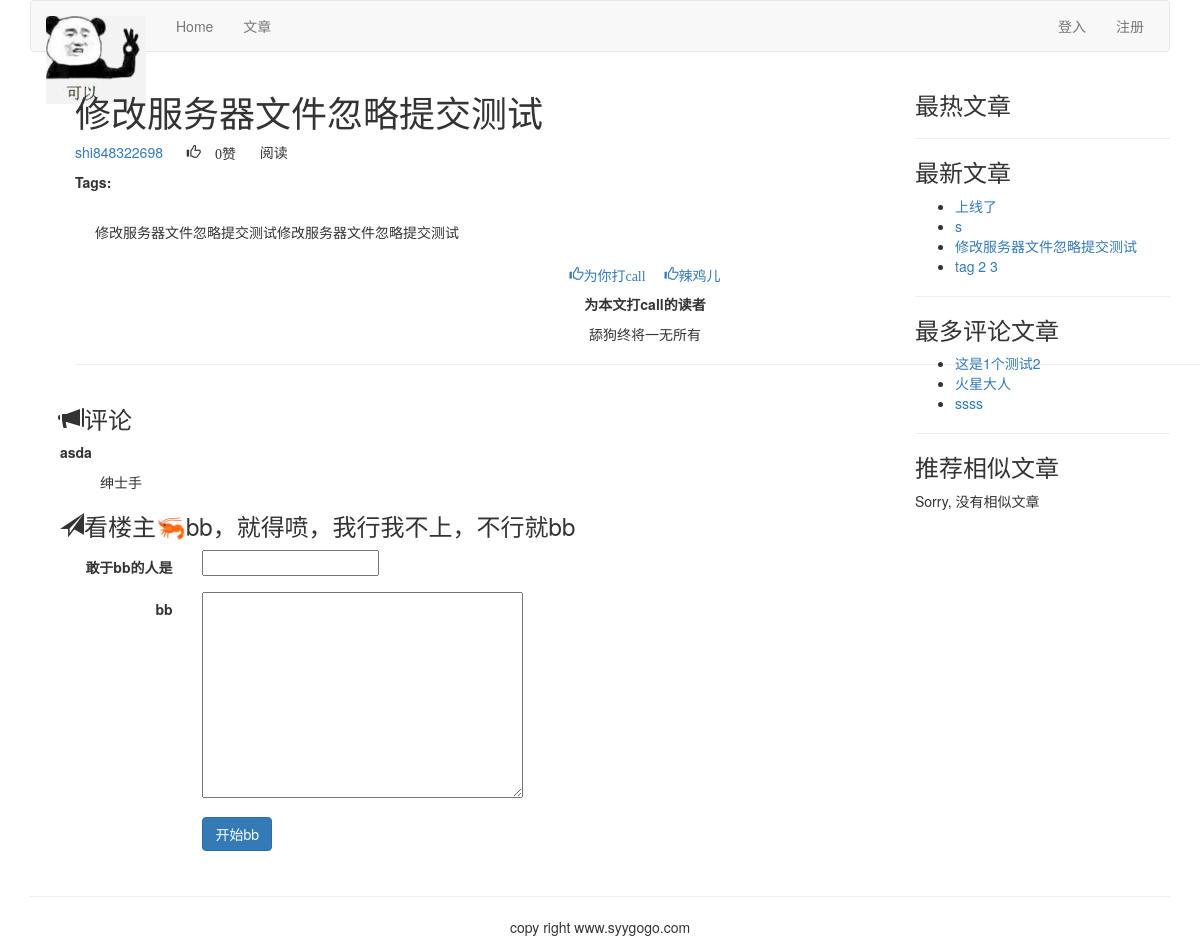
/article/article-content/17/Xiu-Gai-Fu-Wu-Qi-Wen-Jian-Hu-Lue-Ti-Jiao-Ce-Shi/, run on the app's committed database.
### article/models.py (models this page shows, shortened)
class ArticlePost(models.Model):
    author = models.ForeignKey(User, on_delete=models.CASCADE, related_name="article")
    title = models.CharField(max_length=200)
    slug = models.SlugField(max_length=500)
    column = models.ForeignKey(ArticleColumn, on_delete=models.CASCADE, related_name="article_column")
    body = models.TextField()
    created = models.DateTimeField(default=timezone.now)
    updated = models.DateTimeField(auto_now=True)
    users_like = models.ManyToManyField(User, related_name="articles_like", blank=True)
    article_tag = models.ManyToManyField(ArticleTag, related_name='article_tag', blank=True)
    class Meta:
        ordering = ("-updated",)
        index_together = (('id', 'slug'),)
    def get_url_path(self):
        return reverse("article:article_content", args=[self.id, self.slug])

class Comment(models.Model):
    article = models.ForeignKey(ArticlePost, on_delete=models.CASCADE, related_name="comments")
    commentator = models.CharField(max_length=90)
    body = models.TextField()
    created = models.DateTimeField(auto_now_add=True)
    class Meta:
        ordering = ('-created',)

### article/list_views.py (the view)
# urls.py: re_path('article-detail/(?P<id>\d+)/(?P<slug>[-\w]+)/$', views.article_detail, name="article_detail"),
def article_detail(request, id, slug):
    article = get_object_or_404(ArticlePost, id=id, slug=slug)
    total_views = r.incr("article:{}:views".format(article.id))
    r.zincrby('article_ranking', 1, article.id)
    article_ranking = r.zrange('article_ranking', 0, -1, desc=True)[:10]
    article_ranking_ids = [int(id) for id in article_ranking]
    most_viewed = list(ArticlePost.objects.filter(id__in=article_ranking_ids))
    most_viewed.sort(key=lambda x: article_ranking_ids.index(x.id))
    if request.method == 'POST':
        comment_form = CommentForm(data=request.POST)
        if comment_form.is_valid():
            new_comment = comment_form.save(commit=False)
            new_comment.article = article
            new_comment.save()
    else:
        comment_form = CommentForm()
    article_tags_ids = article.article_tag.values_list("id", flat=True)
    similar_articles = ArticlePost.objects.filter(article_tag__in=article_tags_ids).exclude(id=article.id)
    similar_articles = similar_articles.annotate(same_tags=Count("article_tag")).order_by('-same_tags', '-created')[:4]
    return render(request, "article/list/article_content.html", {"article": article,
                                                                 "total_views": total_views,
                                                                 "most_viewed": most_viewed,
                                                                 "comment_form": comment_form,
                                                                 "similar_articles": similar_articles})

### article/forms.py
class CommentForm(forms.ModelForm):
    class Meta:
        model = Comment
        fields = ("commentator", "body",)

### article/templatetags/article_tags.py (called while the page is built)
@register.inclusion_tag('article/list/lastest_articles.html')
def latest_articles(n=5):
    latest_articles = ArticlePost.objects.order_by("-created")[:n]
    return {"latest_articles": latest_articles}

@register.simple_tag
def most_commented_articles(n=3):
    return ArticlePost.objects.annotate(total_comments=Count('comments')).order_by("-total_comments")[:n]

@register.filter(name='markdown')
def markdown_filter(text):
    return mark_safe(markdown.markdown(text))

### templates/article/list/article_content.html (shortened to what this page needs)
{% extends "base.html" %}
{% load staticfiles %}
{% load article_tags %}
{% block content %}
    {% with total_like=article.users_like.count  user_like=article.users_like.all %}
        <div class="container">
<div class="col-md-9">
<div class="container">
    <header>
        <h1>
           {{ article.title }}
        </h1>
        <p>
            <a href="{% url "article:author_articles" article.author.username%}">
                {{ article.author.username }}
            </a>
            <span style="margin-left: 20px" class="glyphicon glyphicon-thumbs-up">
                {{ total_like }}赞
            </span>
            <span style="margin-left: 20px" >
                {{ total_views }}阅读
            </span>
        </p>
        <p>
            <span style="margin-right: 10px">
                <strong>Tags:</strong>
            </span>
        </p>
    </header>
    <link rel="stylesheet" href="{% static 'editor/css/editormd.preview.css' %}" />
<div id="editormd-view">
{{ article.body | markdown }}
</div>
            <div>
                <p class="text-center">
                    <a href="" onclick="like_article({{ article.id }}, 'like')">
                        <span class="glyphicon glyphicon-thumbs-up">为你打call</span>
                    </a>
                    <a href="" onclick="like_article({{ article.id }}, 'unlike')">
                        <span style="margin-left: 15px" class="glyphicon glyphicon-thumbs-up">辣鸡儿</span>
                    </a>
                </p>
            </div>
            <div>
                <p class="text-center">
                    <strong>为本文打call的读者</strong>
                </p>
                {% for user in article.users_like.all %}
                    <p class="text-center">{{ user.username }}</p>
                {% empty %}
                    <p class="text-center">舔狗终将一无所有</p>
                {% endfor %}
            </div>
<hr>
</div>
    <h3><span class="glyphicon glyphicon-bullhorn">
    </span>{{ comments.count }}评论</h3>
{% for comment in article.comments.all %}
    <div>
        <p><strong>{{ comment.commentator }}</strong></p>
        <p style="margin-left: 40px">{{ comment.body }}</p>
    </div>
{% empty %}
    <p>没要喷子bb你！</p>
{% endfor %}
<h3><span class="glyphicon glyphicon-send"></span>看楼主🦐bb，就得喷，我行我不上，不行就bb</h3>
<form action="" method="post" class="form-horizontal" role="form">{% csrf_token %}
            <div class="form-group">
                <label for="inputEmail3" class="col-sm-2 control-label">敢于bb的人是</label>
                <div class="col-sm-10">
                    {{ comment_form.commentator}}
                </div>
            </div>
            <div class="form-group">
                <label for="inputEmail3" class="col-sm-2 control-label">bb</label>
                <div class="col-sm-10">
                    {{ comment_form.body }}
                </div>
            </div>
            <div class="form-group">
                <div class="col-sm-offset-2 col-sm-10">
                    <p><input type="submit" name="" value="开始bb " class="btn btn-primary"></p>
                </div>
            </div>
        </form>
</div>
         <div class="col-md-3">
            <p class="text-center">
                <h3>最热文章</h3>
            </p>
                <hr>
            <p class="text-center">
                <h3>最新文章</h3>
                {% latest_articles 4 %}
            </p>
               <hr>
    <p class="text-center"><h3>最多评论文章</h3></p>
    {% most_commented_articles as most_comments %}
    <ul>
        {% for comment_article in most_comments %}
        <li>
            <a href="{{comment_article.get_url_path}}">{{ comment_article.title }}</a>
        </li>
        {% endfor %}
    </ul>
     <hr>
    <p class="text-center"><h3>推荐相似文章</h3></p>
    {% for similar in similar_articles %}
    <p><a href="{{ similar.get_url_path }}">{{ similar.title }}</a></p>
    {% empty %}
    <p>Sorry, 没有相似文章</p>
    {% endfor %}
            </div>
</div>
        </div>
{% endwith %}
{% endblock %}

### templates/article/list/lastest_articles.html
 <ul>
     {% for article in latest_articles %}
     <li>
         <a href="{{ article.get_url_path }}">{{ article.title }}</a>
     </li>
     {% endfor %}
 </ul>

### static/editor/css/editormd.preview.css (style rules this page uses)
.markdown-body { -ms-text-size-adjust: 100%; -webkit-text-size-adjust: 100%; color: #333; overflow: hidden; font-family: "Microsoft YaHei", Helvetica, "Meiryo UI", "Malgun Gothic", "Segoe UI", "Trebuchet MS", "Monaco", monospace, Tahoma, STXihei, "华文细黑", STHeiti, "Helvetica Neue", "Droid Sans", "wenquanyi micro hei", FreeSans, Arimo, Arial, SimSun, "宋体", Heiti, "黑体", sans-serif; font-size: 16px; line-height: 1.6; word-wrap: break-word; }
.markdown-body * { -moz-box-sizing: border-box; box-sizing: border-box; }
.markdown-body > *:first-child { margin-top: 0 !important; }
.markdown-body > *:last-child { margin-bottom: 0 !important; }
.markdown-body p, .markdown-body blockquote, .markdown-body ul, .markdown-body ol, .markdown-body dl, .markdown-body table, .markdown-body pre { margin-top: 0; margin-bottom: 16px; }
.editormd-preview-container, .editormd-html-preview { text-align: left; font-size: 14px; line-height: 1.6; padding: 20px; overflow: auto; width: 100%; background-color: #fff; }

### data on the page
ArticlePost: title "修改服务器文件忽略提交测试", author.username "shi848322698", body "修改服务器文件忽略提交测试修改服务器文件忽略提交测试"
Comment: commentator "asda", body "绅士手"
ArticlePost: title "上线了"
ArticlePost: title "s"
ArticlePost: title "tag 2 3"
ArticlePost: title "这是1个测试2"
ArticlePost: title "火星大人"
ArticlePost: title "ssss"

### other printed values
{{ total_like }} "0"
